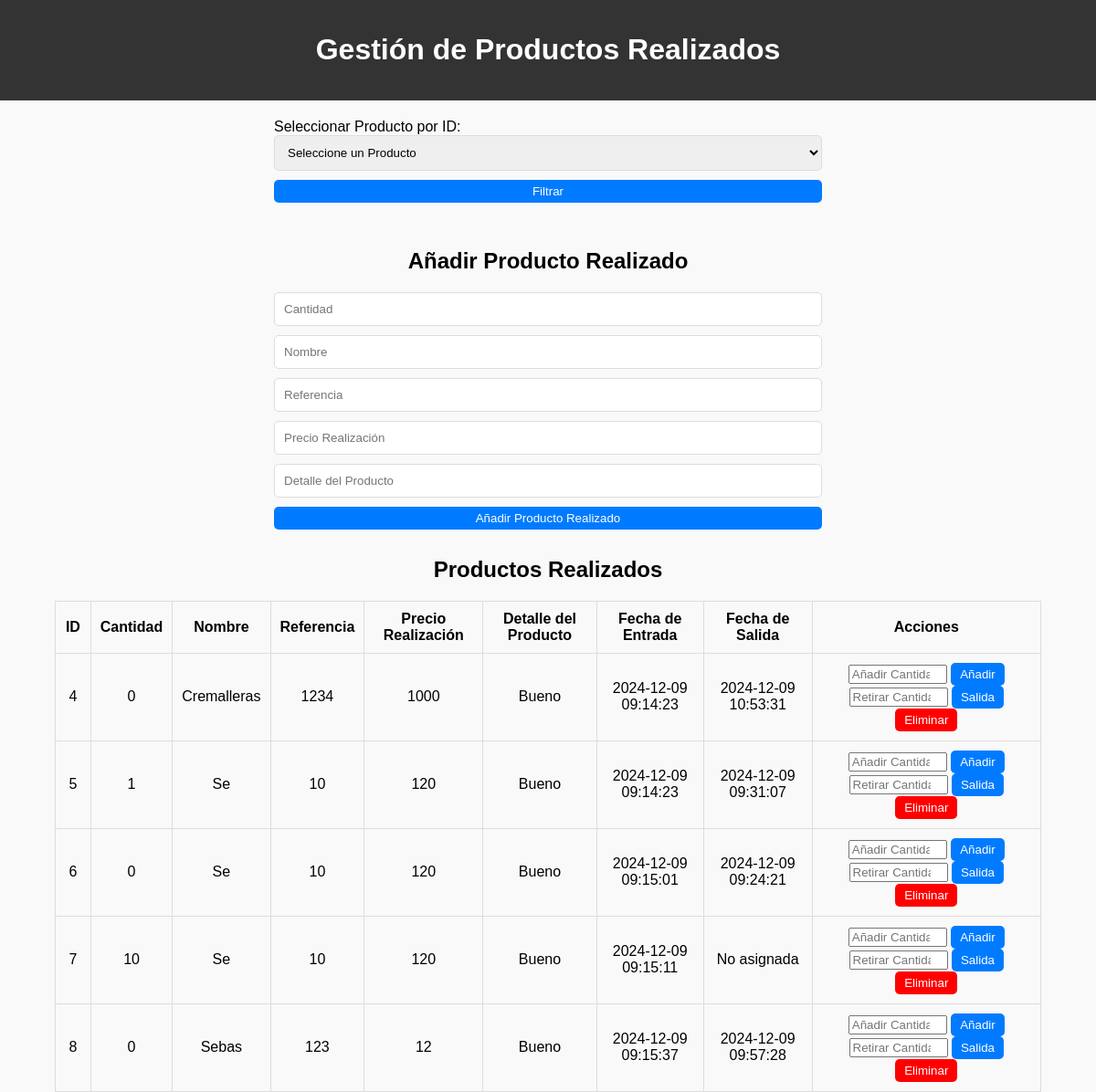
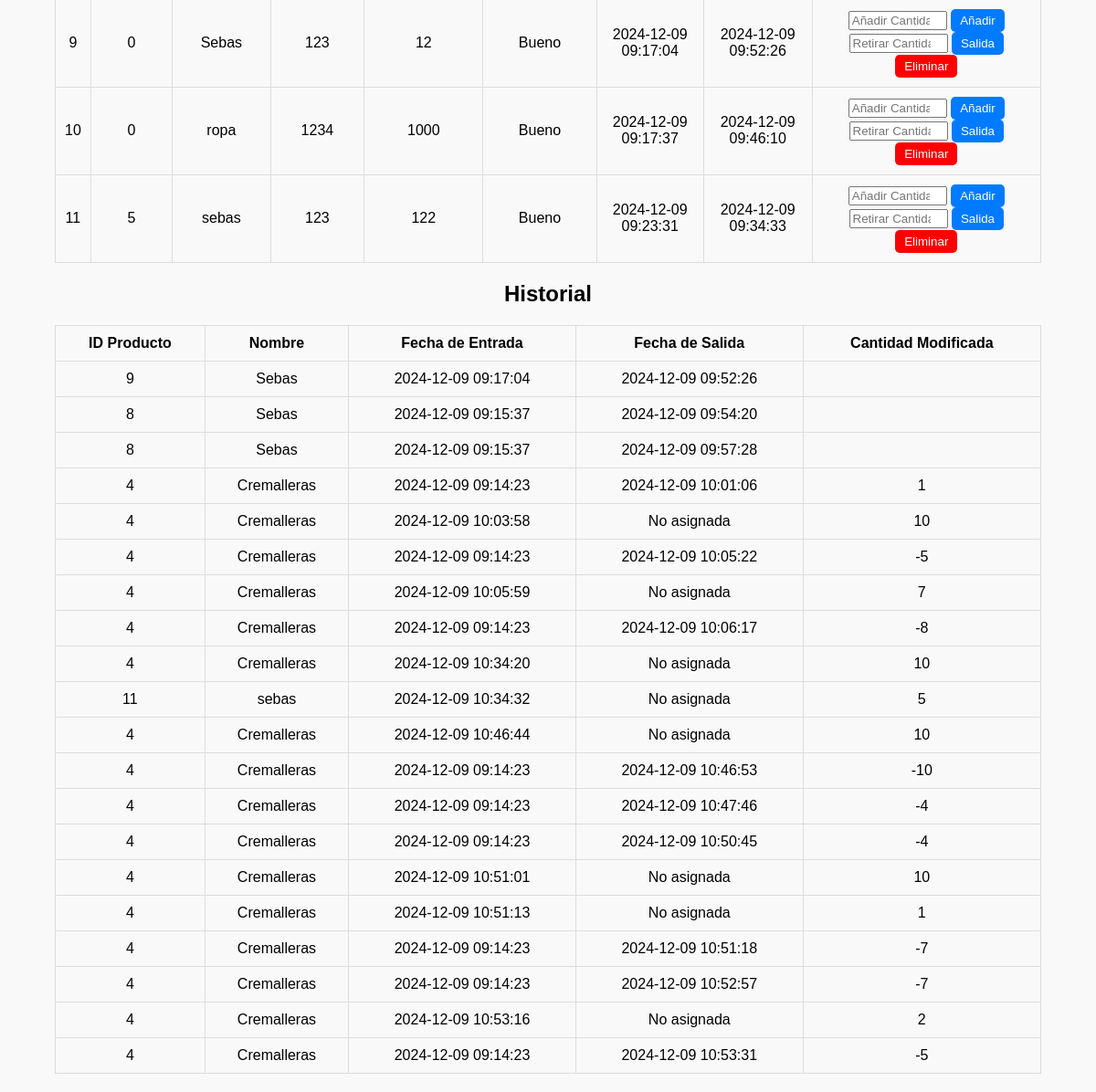
The page /proyecto/productos_realizados.php on the database its author committed (2 pictures, top to bottom).
### tables this page shows
CREATE TABLE `producto_realizado` (
  `PRe_ID` int(11) NOT NULL,
  `PRe_Cantidad` int(11) DEFAULT NULL,
  `PRe_Nombre` varchar(100) DEFAULT NULL,
  `PRe_Referencia` varchar(100) DEFAULT NULL,
  `PRe_Prec_Realizacion` int(11) DEFAULT NULL,
  `Des_producto` varchar(100) DEFAULT NULL,
  `Detalle_producto` varchar(100) DEFAULT NULL,
  `Fecha_Entrada` datetime DEFAULT current_timestamp(),
  `Fecha_Salida` datetime DEFAULT NULL
);

CREATE TABLE `historial` (
  `Hist_ID` int(11) NOT NULL,
  `PRe_ID` int(11) DEFAULT NULL,
  `Fecha_Entrada` datetime DEFAULT NULL,
  `Fecha_Salida` datetime DEFAULT NULL,
  `Cantidad_Retirada` int(11) DEFAULT NULL
);

### proyecto/productos_realizados.php (the view, shortened to what this page needs)
<?php
include 'db.php';
$product_query = "SELECT * FROM PRODUCTO_REALIZADO";
$result = $conn->query($product_query);
$historial_query = "SELECT h.PRe_ID, p.PRe_Nombre, h.Fecha_Entrada, h.Fecha_Salida, h.Cantidad_Retirada
                    FROM HISTORIAL h
                    JOIN PRODUCTO_REALIZADO p ON h.PRe_ID = p.PRe_ID";
$historial_result = $conn->query($historial_query);
?>
<!DOCTYPE html>
<html lang="es">
<head>
    <link rel="stylesheet" href="css/stylessebas.css">
</head>
<body>
    <header>
        <h1>Gestión de Productos Realizados</h1>
    </header>
    <form method="POST">
        <label for="search_id">Seleccionar Producto por ID:</label>
        <select name="search_id" required>
            <option value="">Seleccione un Producto</option>
        </select>
        <input type="submit" value="Filtrar">
    </form>
    <form method="POST">
        <h2>Añadir Producto Realizado</h2>
        <input type="number" name="cantidad" placeholder="Cantidad" required>
        <input type="text" name="nombre" placeholder="Nombre" required>
        <input type="text" name="referencia" placeholder="Referencia" required>
        <input type="number" step="0.01" name="precio_realizacion" placeholder="Precio Realización" required>
        <input type="text" name="detalle_producto" placeholder="Detalle del Producto" required>
        <input type="submit" name="add" value="Añadir Producto Realizado">
    </form>
    <h2>Productos Realizados</h2>
    <table>
        <thead>
            <tr>
                <th>ID</th>
                <th>Cantidad</th>
                <th>Nombre</th>
                <th>Referencia</th>
                <th>Precio Realización</th>
                <th>Detalle del Producto</th>
                <th>Fecha de Entrada</th>
                <th>Fecha de Salida</th>
                <th>Acciones</th>
            </tr>
        </thead>
        <tbody>
            <?php while ($row = $result->fetch_assoc()) : ?>
                <tr>
                    <form method="POST">
                        <td><input type="hidden" name="id" value="<?= $row['PRe_ID']; ?>"><?= $row['PRe_ID']; ?></td>
                        <td><?= $row['PRe_Cantidad']; ?></td>
                        <td><?= $row['PRe_Nombre']; ?></td>
                        <td><?= $row['PRe_Referencia']; ?></td>
                        <td><?= $row['PRe_Prec_Realizacion']; ?></td>
                        <td><?= $row['Detalle_producto']; ?></td>
                        <td><?= $row['Fecha_Entrada']; ?></td>
                        <td><?= $row['Fecha_Salida'] ? $row['Fecha_Salida'] : 'No asignada'; ?></td>
                        <td>
                            <input type="number" name="cantidad_extra" placeholder="Añadir Cantidad" style="width: 100px;">
                            <button type="submit" name="update_quantity">Añadir</button>
                            <input type="number" name="cantidad_salida" placeholder="Retirar Cantidad" style="width: 100px;">
                            <button type="submit" name="register_exit">Salida</button>
                            <button type="submit" name="delete_product" style="background-color: red; color: white;">Eliminar</button>
                        </td>
                    </form>
                </tr>
            <?php endwhile; ?>
        </tbody>
    </table>
    <h2>Historial</h2>
    <table>
        <thead>
            <tr>
                <th>ID Producto</th>
                <th>Nombre</th>
                <th>Fecha de Entrada</th>
                <th>Fecha de Salida</th>
                <th>Cantidad Modificada</th>
            </tr>
        </thead>
        <tbody>
            <?php while ($row = $historial_result->fetch_assoc()) : ?>
                <tr>
                    <td><?= $row['PRe_ID']; ?></td>
                    <td><?= $row['PRe_Nombre']; ?></td>
                    <td><?= $row['Fecha_Entrada']; ?></td>
                    <td><?= $row['Fecha_Salida'] ? $row['Fecha_Salida'] : 'No asignada'; ?></td>
                    <td><?= $row['Cantidad_Retirada']; ?></td>
                </tr>
            <?php endwhile; ?>
        </tbody>
    </table>
</body>
</html>

### proyecto/css/stylessebas.css (style rules this page uses)
body { font-family: Arial, sans-serif; margin: 0; padding: 0; background-color: #f9f9f9; }
header { background-color: #333; color: #fff; padding: 15px 0; text-align: center; }
table { width: 90%; margin: 20px auto; border-collapse: collapse; }
table th, table td { border: 1px solid #ddd; padding: 10px; text-align: center; }
button, input[type="submit"] { padding: 5px 10px; background-color: #007BFF; color: #fff; border: none; cursor: pointer; border-radius: 5px; }
form { margin: 20px auto; width: 90%; max-width: 600px; display: flex; flex-direction: column; }
form input, form select { margin-bottom: 10px; padding: 10px; border: 1px solid #ddd; border-radius: 5px; }
h2 { text-align: center; margin-top: 20px; }

### rows shown on the page
producto_realizado: PRe_ID "4", PRe_Cantidad "0", PRe_Nombre "Cremalleras", PRe_Referencia "1234", PRe_Prec_Realizacion "1000", Detalle_producto "Bueno", Fecha_Entrada "2024-12-09 09:14:23", Fecha_Salida "2024-12-09 10:53:31"
producto_realizado: PRe_ID "5", PRe_Cantidad "1", PRe_Nombre "Se", PRe_Referencia "10", PRe_Prec_Realizacion "120", Detalle_producto "Bueno", Fecha_Entrada "2024-12-09 09:14:23", Fecha_Salida "2024-12-09 09:31:07"
producto_realizado: PRe_ID "6", PRe_Cantidad "0", PRe_Nombre "Se", PRe_Referencia "10", PRe_Prec_Realizacion "120", Detalle_producto "Bueno", Fecha_Entrada "2024-12-09 09:15:01", Fecha_Salida "2024-12-09 09:24:21"
producto_realizado: PRe_ID "7", PRe_Cantidad "10", PRe_Nombre "Se", PRe_Referencia "10", PRe_Prec_Realizacion "120", Detalle_producto "Bueno", Fecha_Entrada "2024-12-09 09:15:11", shows "No asignada"
producto_realizado: PRe_ID "8", PRe_Cantidad "0", PRe_Nombre "Sebas", PRe_Referencia "123", PRe_Prec_Realizacion "12", Detalle_producto "Bueno", Fecha_Entrada "2024-12-09 09:15:37", Fecha_Salida "2024-12-09 09:57:28"
producto_realizado: PRe_ID "9", PRe_Cantidad "0", PRe_Nombre "Sebas", PRe_Referencia "123", PRe_Prec_Realizacion "12", Detalle_producto "Bueno", Fecha_Entrada "2024-12-09 09:17:04", Fecha_Salida "2024-12-09 09:52:26"
producto_realizado: PRe_ID "10", PRe_Cantidad "0", PRe_Nombre "ropa", PRe_Referencia "1234", PRe_Prec_Realizacion "1000", Detalle_producto "Bueno", Fecha_Entrada "2024-12-09 09:17:37", Fecha_Salida "2024-12-09 09:46:10"
producto_realizado: PRe_ID "11", PRe_Cantidad "5", PRe_Nombre "sebas", PRe_Referencia "123", PRe_Prec_Realizacion "122", Detalle_producto "Bueno", Fecha_Entrada "2024-12-09 09:23:31", Fecha_Salida "2024-12-09 09:34:33"
historial: PRe_ID "9", PRe_ID.PRe_Nombre "Sebas", Fecha_Entrada "2024-12-09 09:17:04", Fecha_Salida "2024-12-09 09:52:26"
historial: PRe_ID "8", PRe_ID.PRe_Nombre "Sebas", Fecha_Entrada "2024-12-09 09:15:37", Fecha_Salida "2024-12-09 09:54:20"
historial: PRe_ID "8", PRe_ID.PRe_Nombre "Sebas", Fecha_Entrada "2024-12-09 09:15:37", Fecha_Salida "2024-12-09 09:57:28"
historial: PRe_ID "4", PRe_ID.PRe_Nombre "Cremalleras", Fecha_Entrada "2024-12-09 09:14:23", Fecha_Salida "2024-12-09 10:01:06", Cantidad_Retirada "1"
historial: PRe_ID "4", PRe_ID.PRe_Nombre "Cremalleras", Fecha_Entrada "2024-12-09 10:03:58", shows "No asignada", Cantidad_Retirada "10"
historial: PRe_ID "4", PRe_ID.PRe_Nombre "Cremalleras", Fecha_Entrada "2024-12-09 09:14:23", Fecha_Salida "2024-12-09 10:05:22", Cantidad_Retirada "-5"
historial: PRe_ID "4", PRe_ID.PRe_Nombre "Cremalleras", Fecha_Entrada "2024-12-09 10:05:59", shows "No asignada", Cantidad_Retirada "7"
historial: PRe_ID "4", PRe_ID.PRe_Nombre "Cremalleras", Fecha_Entrada "2024-12-09 09:14:23", Fecha_Salida "2024-12-09 10:06:17", Cantidad_Retirada "-8"
historial: PRe_ID "4", PRe_ID.PRe_Nombre "Cremalleras", Fecha_Entrada "2024-12-09 10:34:20", shows "No asignada", Cantidad_Retirada "10"
historial: PRe_ID "11", PRe_ID.PRe_Nombre "sebas", Fecha_Entrada "2024-12-09 10:34:32", shows "No asignada", Cantidad_Retirada "5"
historial: PRe_ID "4", PRe_ID.PRe_Nombre "Cremalleras", Fecha_Entrada "2024-12-09 10:46:44", shows "No asignada", Cantidad_Retirada "10"
historial: PRe_ID "4", PRe_ID.PRe_Nombre "Cremalleras", Fecha_Entrada "2024-12-09 09:14:23", Fecha_Salida "2024-12-09 10:46:53", Cantidad_Retirada "-10"
historial: PRe_ID "4", PRe_ID.PRe_Nombre "Cremalleras", Fecha_Entrada "2024-12-09 09:14:23", Fecha_Salida "2024-12-09 10:47:46", Cantidad_Retirada "-4"
historial: PRe_ID "4", PRe_ID.PRe_Nombre "Cremalleras", Fecha_Entrada "2024-12-09 09:14:23", Fecha_Salida "2024-12-09 10:50:45", Cantidad_Retirada "-4"
historial: PRe_ID "4", PRe_ID.PRe_Nombre "Cremalleras", Fecha_Entrada "2024-12-09 10:51:01", shows "No asignada", Cantidad_Retirada "10"
historial: PRe_ID "4", PRe_ID.PRe_Nombre "Cremalleras", Fecha_Entrada "2024-12-09 10:51:13", shows "No asignada", Cantidad_Retirada "1"
historial: PRe_ID "4", PRe_ID.PRe_Nombre "Cremalleras", Fecha_Entrada "2024-12-09 09:14:23", Fecha_Salida "2024-12-09 10:51:18", Cantidad_Retirada "-7"
historial: PRe_ID "4", PRe_ID.PRe_Nombre "Cremalleras", Fecha_Entrada "2024-12-09 09:14:23", Fecha_Salida "2024-12-09 10:52:57", Cantidad_Retirada "-7"
historial: PRe_ID "4", PRe_ID.PRe_Nombre "Cremalleras", Fecha_Entrada "2024-12-09 10:53:16", shows "No asignada", Cantidad_Retirada "2"
historial: PRe_ID "4", PRe_ID.PRe_Nombre "Cremalleras", Fecha_Entrada "2024-12-09 09:14:23", Fecha_Salida "2024-12-09 10:53:31", Cantidad_Retirada "-5"
